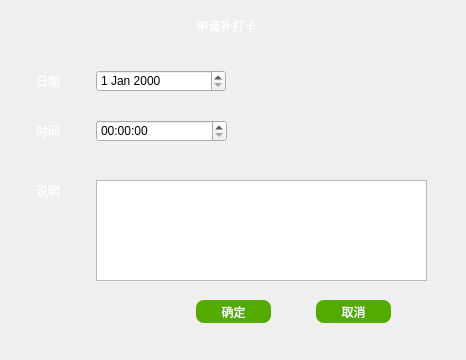
<?xml version="1.0" encoding="UTF-8"?>
<ui version="4.0">
 <class>apply</class>
 <widget class="QWidget" name="apply">
  <property name="geometry">
   <rect>
    <x>0</x>
    <y>0</y>
    <width>466</width>
    <height>360</height>
   </rect>
  </property>
  <property name="windowTitle">
   <string>Form</string>
  </property>
  <widget class="QWidget" name="widget" native="true">
   <property name="geometry">
    <rect>
     <x>-4</x>
     <y>0</y>
     <width>471</width>
     <height>361</height>
    </rect>
   </property>
   <property name="styleSheet">
    <string notr="true">border-image: url(:/new/prefix1/Image/bg1.jpg);
color:#fff;</string>
   </property>
   <widget class="QLabel" name="label_4">
    <property name="geometry">
     <rect>
      <x>10</x>
      <y>10</y>
      <width>441</width>
      <height>31</height>
     </rect>
    </property>
    <property name="styleSheet">
     <string notr="true">border-image:none;</string>
    </property>
    <property name="text">
     <string>申请补打卡</string>
    </property>
    <property name="alignment">
     <set>Qt::AlignCenter</set>
    </property>
   </widget>
   <widget class="QPushButton" name="pb_queren">
    <property name="geometry">
     <rect>
      <x>200</x>
      <y>300</y>
      <width>75</width>
      <height>23</height>
     </rect>
    </property>
    <property name="styleSheet">
     <string notr="true">border-image:none;
background-color: rgb(85, 170, 0);
color: rgb(255, 255, 255);
border:none;
border-radius:8px;</string>
    </property>
    <property name="text">
     <string>确定</string>
    </property>
   </widget>
   <widget class="QPushButton" name="pb_cancel">
    <property name="geometry">
     <rect>
      <x>320</x>
      <y>300</y>
      <width>75</width>
      <height>23</height>
     </rect>
    </property>
    <property name="styleSheet">
     <string notr="true">background-color: rgb(85, 170, 0);
color: rgb(255, 255, 255);
border:none;
border-image:none;
border-radius:8px;
</string>
    </property>
    <property name="text">
     <string>取消</string>
    </property>
   </widget>
   <widget class="QLabel" name="label">
    <property name="geometry">
     <rect>
      <x>40</x>
      <y>70</y>
      <width>61</width>
      <height>21</height>
     </rect>
    </property>
    <property name="styleSheet">
     <string notr="true">border-image:none;</string>
    </property>
    <property name="text">
     <string>日期</string>
    </property>
   </widget>
   <widget class="QDateEdit" name="dateEdit">
    <property name="geometry">
     <rect>
      <x>100</x>
      <y>70</y>
      <width>130</width>
      <height>22</height>
     </rect>
    </property>
    <property name="styleSheet">
     <string notr="true">border-image:none;
color:#000;
</string>
    </property>
   </widget>
   <widget class="QLabel" name="label_2">
    <property name="geometry">
     <rect>
      <x>40</x>
      <y>120</y>
      <width>61</width>
      <height>21</height>
     </rect>
    </property>
    <property name="styleSheet">
     <string notr="true">border-image:none;</string>
    </property>
    <property name="text">
     <string>时间</string>
    </property>
   </widget>
   <widget class="QTimeEdit" name="timeEdit">
    <property name="geometry">
     <rect>
      <x>100</x>
      <y>120</y>
      <width>131</width>
      <height>22</height>
     </rect>
    </property>
    <property name="styleSheet">
     <string notr="true">border-image:none;
color:#000;</string>
    </property>
   </widget>
   <widget class="QLabel" name="label_3">
    <property name="geometry">
     <rect>
      <x>40</x>
      <y>180</y>
      <width>61</width>
      <height>21</height>
     </rect>
    </property>
    <property name="styleSheet">
     <string notr="true">border-image:none;</string>
    </property>
    <property name="text">
     <string>说明</string>
    </property>
   </widget>
   <widget class="QTextEdit" name="textEdit">
    <property name="geometry">
     <rect>
      <x>100</x>
      <y>180</y>
      <width>331</width>
      <height>101</height>
     </rect>
    </property>
    <property name="styleSheet">
     <string notr="true">border-image:none;
color:#000;</string>
    </property>
   </widget>
  </widget>
 </widget>
 <resources/>
 <connections/>
</ui>
